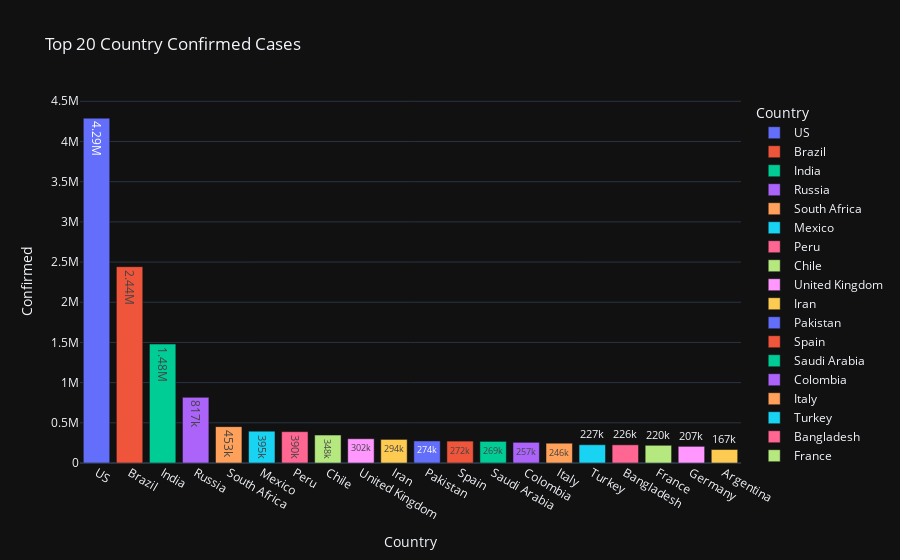

The notebook cell saved with this chart:
### Code cell
px.bar(country_Confirmed,x='Country',y='Confirmed',color='Country',text_auto='.3s',title='Top 20 Country Confirmed Cases',template="plotly_dark")

### Figure 1 — Plotly figure (JSON) as saved in the notebook; plotly's stock layout.template omitted (floating-point values rounded to 4 significant figures)
{"data": [{"alignmentgroup": "True", "hovertemplate": "Country=%{x}<br>Confirmed=%{y}<extra></extra>", "legendgroup": "US", "marker": {"color": "#636efa", "pattern": {"shape": ""}}, "name": "US", "offsetgroup": "US", "orientation": "v", "showlegend": true, "textposition": "auto", "texttemplate": "%{y:.3s}", "type": "bar", "x": ["US"], "xaxis": "x", "y": [4290259], "yaxis": "y"}, {"alignmentgroup": "True", "hovertemplate": "Country=%{x}<br>Confirmed=%{y}<extra></extra>", "legendgroup": "Brazil", "marker": {"color": "#EF553B", "pattern": {"shape": ""}}, "name": "Brazil", "offsetgroup": "Brazil", "orientation": "v", "showlegend": true, "textposition": "auto", "texttemplate": "%{y:.3s}", "type": "bar", "x": ["Brazil"], "xaxis": "x", "y": [2442375], "yaxis": "y"}, {"alignmentgroup": "True", "hovertemplate": "Country=%{x}<br>Confirmed=%{y}<extra></extra>", "legendgroup": "India", "marker": {"color": "#00cc96", "pattern": {"shape": ""}}, "name": "India", "offsetgroup": "India", "orientation": "v", "showlegend": true, "textposition": "auto", "texttemplate": "%{y:.3s}", "type": "bar", "x": ["India"], "xaxis": "x", "y": [1480073], "yaxis": "y"}, {"alignmentgroup": "True", "hovertemplate": "Country=%{x}<br>Confirmed=%{y}<extra></extra>", "legendgroup": "Russia", "marker": {"color": "#ab63fa", "pattern": {"shape": ""}}, "name": "Russia", "offsetgroup": "Russia", "orientation": "v", "showlegend": true, "textposition": "auto", "texttemplate": "%{y:.3s}", "type": "bar", "x": ["Russia"], "xaxis": "x", "y": [816680], "yaxis": "y"}, {"alignmentgroup": "True", "hovertemplate": "Country=%{x}<br>Confirmed=%{y}<extra></extra>", "legendgroup": "South Africa", "marker": {"color": "#FFA15A", "pattern": {"shape": ""}}, "name": "South Africa", "offsetgroup": "South Africa", "orientation": "v", "showlegend": true, "textposition": "auto", "texttemplate": "%{y:.3s}", "type": "bar", "x": ["South Africa"], "xaxis": "x", "y": [452529], "yaxis": "y"}, {"alignmentgroup": "True", "hovertemplate": "Country=%{x}<br>Confirmed=%{y}<extra></extra>", "legendgroup": "Mexico", "marker": {"color": "#19d3f3", "pattern": {"shape": ""}}, "name": "Mexico", "offsetgroup": "Mexico", "orientation": "v", "showlegend": true, "textposition": "auto", "texttemplate": "%{y:.3s}", "type": "bar", "x": ["Mexico"], "xaxis": "x", "y": [395489], "yaxis": "y"}, {"alignmentgroup": "True", "hovertemplate": "Country=%{x}<br>Confirmed=%{y}<extra></extra>", "legendgroup": "Peru", "marker": {"color": "#FF6692", "pattern": {"shape": ""}}, "name": "Peru", "offsetgroup": "Peru", "orientation": "v", "showlegend": true, "textposition": "auto", "texttemplate": "%{y:.3s}", "type": "bar", "x": ["Peru"], "xaxis": "x", "y": [389717], "yaxis": "y"}, {"alignmentgroup": "True", "hovertemplate": "Country=%{x}<br>Confirmed=%{y}<extra></extra>", "legendgroup": "Chile", "marker": {"color": "#B6E880", "pattern": {"shape": ""}}, "name": "Chile", "offsetgroup": "Chile", "orientation": "v", "showlegend": true, "textposition": "auto", "texttemplate": "%{y:.3s}", "type": "bar", "x": ["Chile"], "xaxis": "x", "y": [347923], "yaxis": "y"}, {"alignmentgroup": "True", "hovertemplate": "Country=%{x}<br>Confirmed=%{y}<extra></extra>", "legendgroup": "United Kingdom", "marker": {"color": "#FF97FF", "pattern": {"shape": ""}}, "name": "United Kingdom", "offsetgroup": "United Kingdom", "orientation": "v", "showlegend": true, "textposition": "auto", "texttemplate": "%{y:.3s}", "type": "bar", "x": ["United Kingdom"], "xaxis": "x", "y": [301708], "yaxis": "y"}, {"alignmentgroup": "True", "hovertemplate": "Country=%{x}<br>Confirmed=%{y}<extra></extra>", "legendgroup": "Iran", "marker": {"color": "#FECB52", "pattern": {"shape": ""}}, "name": "Iran", "offsetgroup": "Iran", "orientation": "v", "showlegend": true, "textposition": "auto", "texttemplate": "%{y:.3s}", "type": "bar", "x": ["Iran"], "xaxis": "x", "y": [293606], "yaxis": "y"}, {"alignmentgroup": "True", "hovertemplate": "Country=%{x}<br>Confirmed=%{y}<extra></extra>", "legendgroup": "Pakistan", "marker": {"color": "#636efa", "pattern": {"shape": ""}}, "name": "Pakistan", "offsetgroup": "Pakistan", "orientation": "v", "showlegend": true, "textposition": "auto", "texttemplate": "%{y:.3s}", "type": "bar", "x": ["Pakistan"], "xaxis": "x", "y": [274289], "yaxis": "y"}, {"alignmentgroup": "True", "hovertemplate": "Country=%{x}<br>Confirmed=%{y}<extra></extra>", "legendgroup": "Spain", "marker": {"color": "#EF553B", "pattern": {"shape": ""}}, "name": "Spain", "offsetgroup": "Spain", "orientation": "v", "showlegend": true, "textposition": "auto", "texttemplate": "%{y:.3s}", "type": "bar", "x": ["Spain"], "xaxis": "x", "y": [272421], "yaxis": "y"}, {"alignmentgroup": "True", "hovertemplate": "Country=%{x}<br>Confirmed=%{y}<extra></extra>", "legendgroup": "Saudi Arabia", "marker": {"color": "#00cc96", "pattern": {"shape": ""}}, "name": "Saudi Arabia", "offsetgroup": "Saudi Arabia", "orientation": "v", "showlegend": true, "textposition": "auto", "texttemplate": "%{y:.3s}", "type": "bar", "x": ["Saudi Arabia"], "xaxis": "x", "y": [268934], "yaxis": "y"}, {"alignmentgroup": "True", "hovertemplate": "Country=%{x}<br>Confirmed=%{y}<extra></extra>", "legendgroup": "Colombia", "marker": {"color": "#ab63fa", "pattern": {"shape": ""}}, "name": "Colombia", "offsetgroup": "Colombia", "orientation": "v", "showlegend": true, "textposition": "auto", "texttemplate": "%{y:.3s}", "type": "bar", "x": ["Colombia"], "xaxis": "x", "y": [257101], "yaxis": "y"}, {"alignmentgroup": "True", "hovertemplate": "Country=%{x}<br>Confirmed=%{y}<extra></extra>", "legendgroup": "Italy", "marker": {"color": "#FFA15A", "pattern": {"shape": ""}}, "name": "Italy", "offsetgroup": "Italy", "orientation": "v", "showlegend": true, "textposition": "auto", "texttemplate": "%{y:.3s}", "type": "bar", "x": ["Italy"], "xaxis": "x", "y": [246286], "yaxis": "y"}, {"alignmentgroup": "True", "hovertemplate": "Country=%{x}<br>Confirmed=%{y}<extra></extra>", "legendgroup": "Turkey", "marker": {"color": "#19d3f3", "pattern": {"shape": ""}}, "name": "Turkey", "offsetgroup": "Turkey", "orientation": "v", "showlegend": true, "textposition": "auto", "texttemplate": "%{y:.3s}", "type": "bar", "x": ["Turkey"], "xaxis": "x", "y": [227019], "yaxis": "y"}, {"alignmentgroup": "True", "hovertemplate": "Country=%{x}<br>Confirmed=%{y}<extra></extra>", "legendgroup": "Bangladesh", "marker": {"color": "#FF6692", "pattern": {"shape": ""}}, "name": "Bangladesh", "offsetgroup": "Bangladesh", "orientation": "v", "showlegend": true, "textposition": "auto", "texttemplate": "%{y:.3s}", "type": "bar", "x": ["Bangladesh"], "xaxis": "x", "y": [226225], "yaxis": "y"}, {"alignmentgroup": "True", "hovertemplate": "Country=%{x}<br>Confirmed=%{y}<extra></extra>", "legendgroup": "France", "marker": {"color": "#B6E880", "pattern": {"shape": ""}}, "name": "France", "offsetgroup": "France", "orientation": "v", "showlegend": true, "textposition": "auto", "texttemplate": "%{y:.3s}", "type": "bar", "x": ["France"], "xaxis": "x", "y": [220352], "yaxis": "y"}, {"alignmentgroup": "True", "hovertemplate": "Country=%{x}<br>Confirmed=%{y}<extra></extra>", "legendgroup": "Germany", "marker": {"color": "#FF97FF", "pattern": {"shape": ""}}, "name": "Germany", "offsetgroup": "Germany", "orientation": "v", "showlegend": true, "textposition": "auto", "texttemplate": "%{y:.3s}", "type": "bar", "x": ["Germany"], "xaxis": "x", "y": [207112], "yaxis": "y"}, {"alignmentgroup": "True", "hovertemplate": "Country=%{x}<br>Confirmed=%{y}<extra></extra>", "legendgroup": "Argentina", "marker": {"color": "#FECB52", "pattern": {"shape": ""}}, "name": "Argentina", "offsetgroup": "Argentina", "orientation": "v", "showlegend": true, "textposition": "auto", "texttemplate": "%{y:.3s}", "type": "bar", "x": ["Argentina"], "xaxis": "x", "y": [167416], "yaxis": "y"}], "layout": {"barmode": "relative", "legend": {"title": {"text": "Country"}, "tracegroupgap": 0}, "title": {"text": "Top 20 Country Confirmed Cases"}, "xaxis": {"anchor": "y", "categoryarray": ["US", "Brazil", "India", "Russia", "South Africa", "Mexico", "Peru", "Chile", "United Kingdom", "Iran", "Pakistan", "Spain", "Saudi Arabia", "Colombia", "Italy", "Turkey", "Bangladesh", "France", "Germany", "Argentina"], "categoryorder": "array", "domain": [0, 1], "title": {"text": "Country"}}, "yaxis": {"anchor": "x", "domain": [0, 1], "title": {"text": "Confirmed"}}}}
